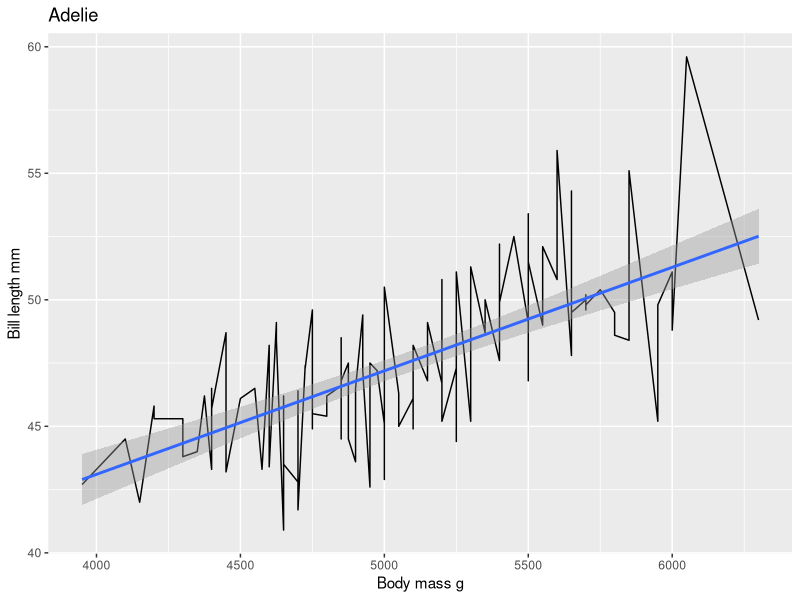

Reproduce this figure in R.
#penguin plot
library(tidyverse)
library(palmerpenguins)
library(ggplot2)

View(penguins)

penguins |> 
  filter(species == "Gentoo") |> 
  ggplot(aes(x = body_mass_g, y = bill_length_mm)) +
  geom_line() +
  geom_smooth(method = "lm") +
  labs(x = "Body mass g", y = "Bill length mm", title = "Adelie")
